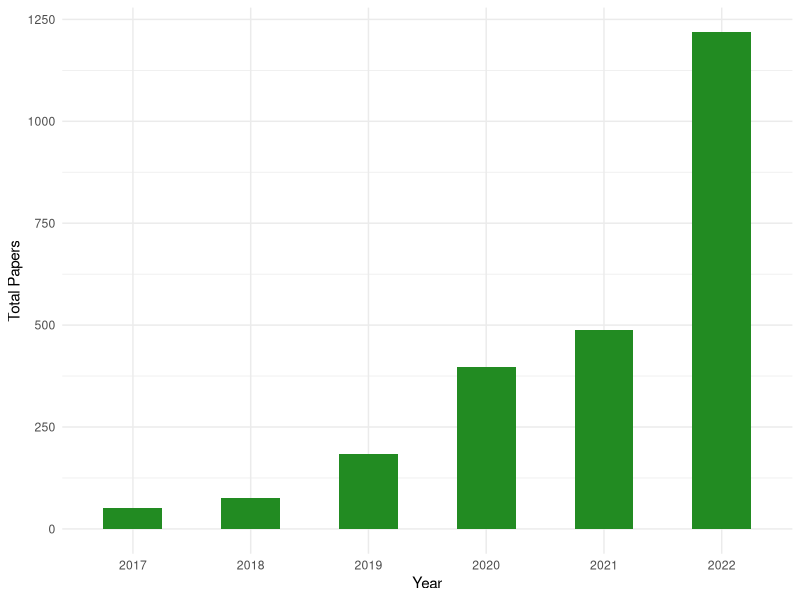
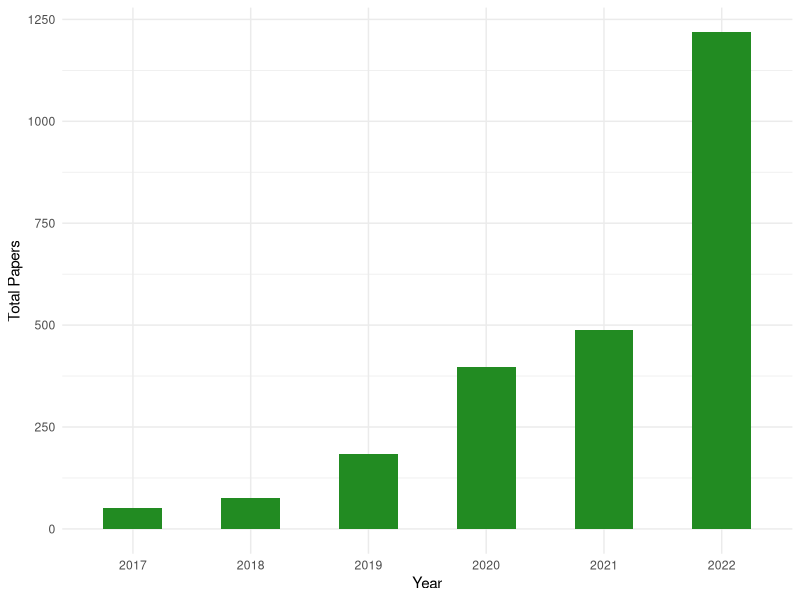

Write the R code that produced these figures, in order.
# Load necessary libraries
if (!requireNamespace("ggplot2", quietly = TRUE)) {
  install.packages("ggplot2")
}
library(ggplot2)
theme_set(theme_minimal())  #minimal theme


# Sample data: Replace this with your actual data
paper_data <- data.frame(
  year = c(2017, 2018, 2019, 2020, 2021, 2022),
  total_papers = c(52, 76, 184, 398, 487, 1218)
)

# Create the bar chart using ggplot2
# Create the bar chart
# Create the bar chart
# Create the bar chart
ggplot(paper_data, aes(x = factor(year), y = total_papers, fill = "Same Color")) +
  geom_bar(stat = "identity", width = 0.5) +
  labs(x = "Year",
       y = "Total Papers") +
  scale_fill_manual(values = "forestgreen")+   # Set the color you want for all bars
  theme(legend.position = "none")
# Save the plot as an image file (e.g., PNG)
ggsave("../imgs/popularity_FL.png", width = 6, height = 4, dpi = 300)
